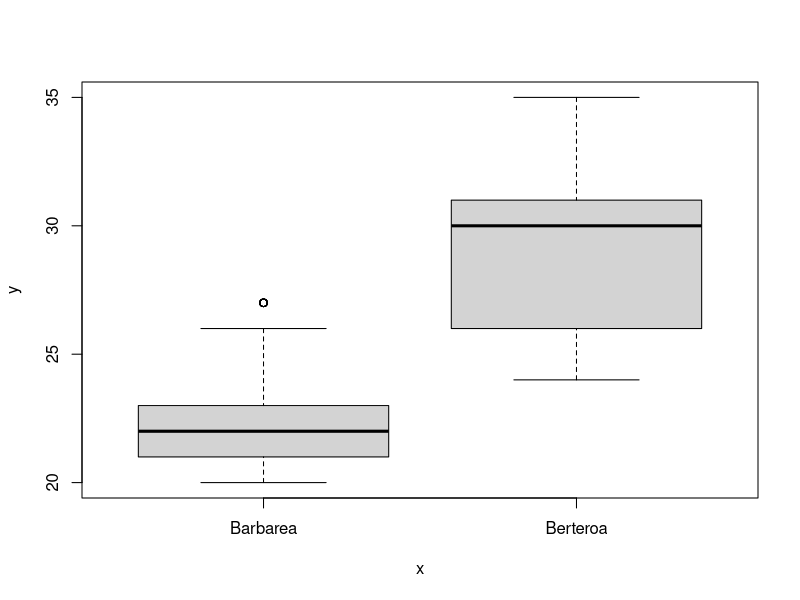
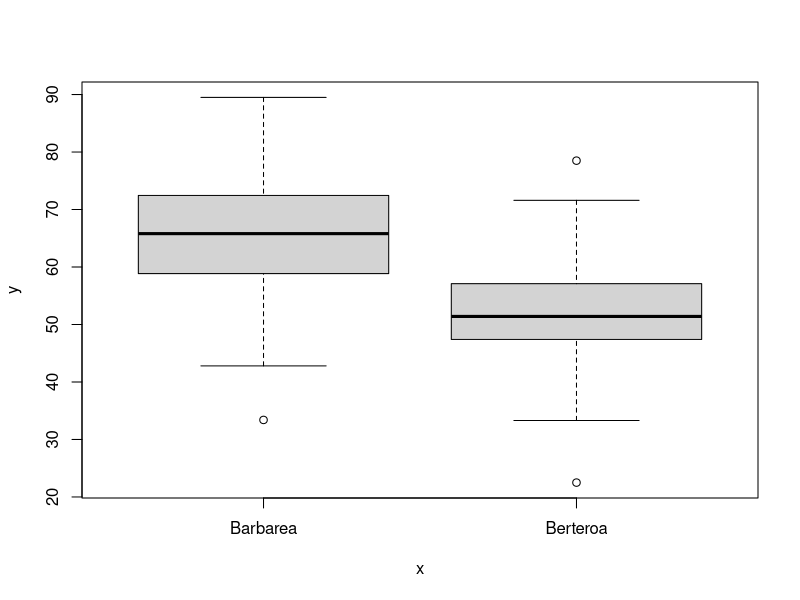
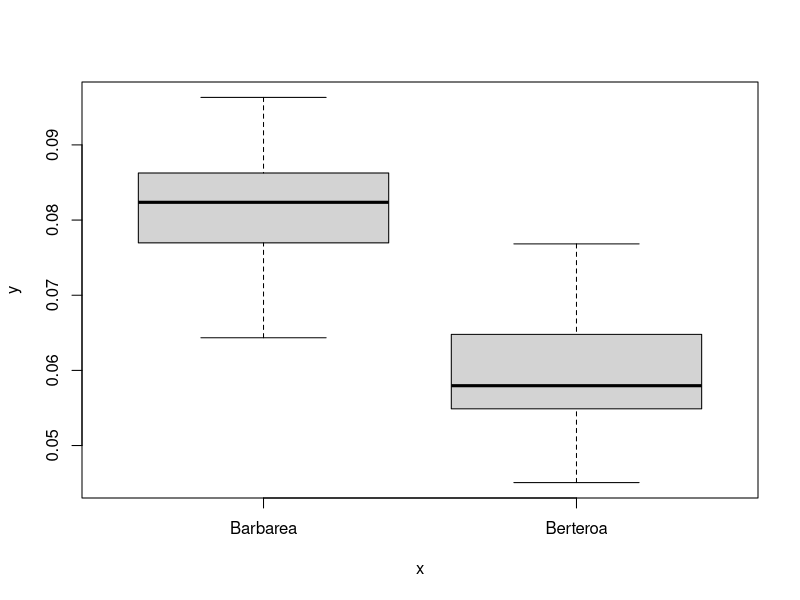
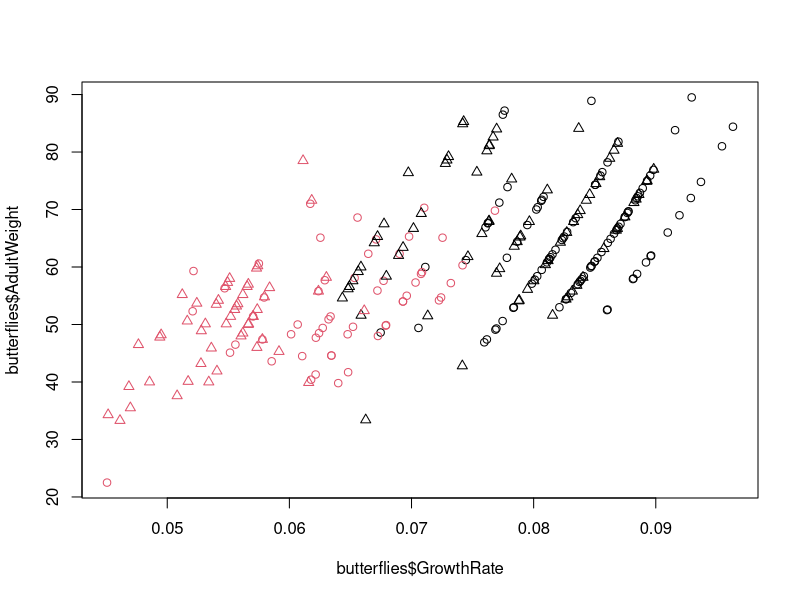
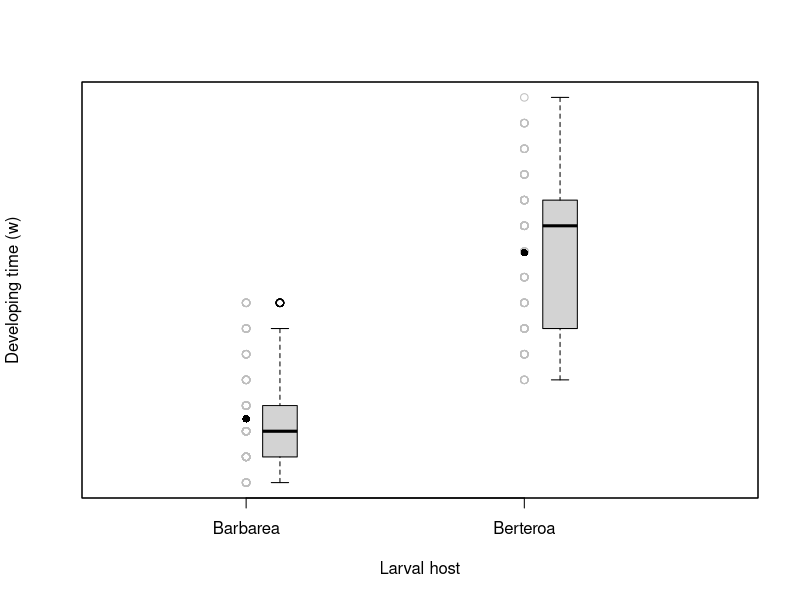
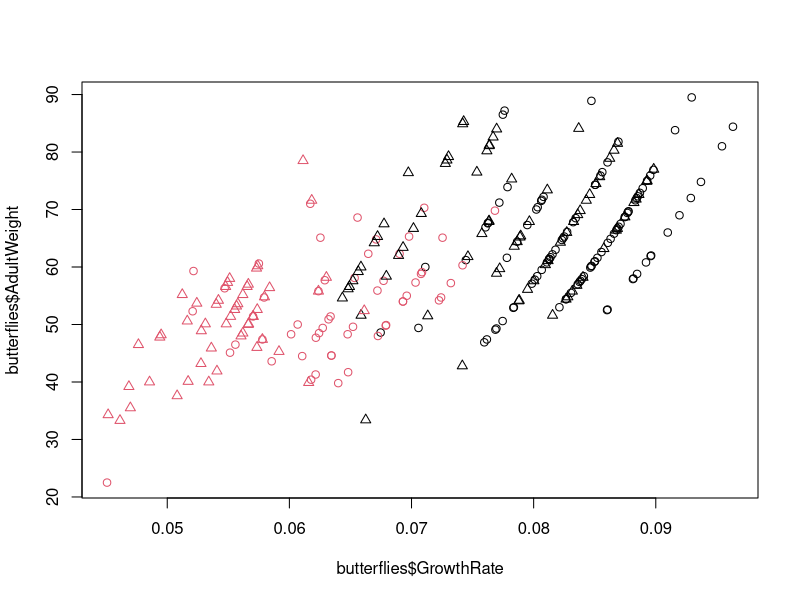

Write the R code that produced these figures, in order.
rm(list = ls())

butterflies <- read.csv('./Data/butterflies.csv')


summary(butterflies)
butterflies$LarvalHost <- as.factor(butterflies$LarvalHost)
butterflies$Sex <- as.factor(butterflies$Sex)
butterflies$MaternalHost <- as.factor(butterflies$MaternalHost)
summary(butterflies)
butterflies$MotherID <- as.factor(butterflies$MotherID)


plot(butterflies$LarvalHost, butterflies$DevelopmentTime)
plot(butterflies$LarvalHost, butterflies$AdultWeight)
plot(butterflies$LarvalHost, butterflies$GrowthRate)

plot(butterflies$GrowthRate, butterflies$AdultWeight, 
     col = as.numeric(butterflies$LarvalHost), 
     pch = as.numeric(butterflies$MaternalHost))

plot(as.numeric(butterflies$LarvalHost), butterflies$DevelopmentTime, 
     las = 1, 
     xlab = 'Larval host', 
     ylab = 'Developing time (w)',
     type = 'p', 
     col = 'grey',
     xaxt = 'n',
     yaxt = 'n',
     xlim = c(0.5,2.75))

axis(1, 1:2, labels = levels(butterflies$LarvalHost))
means <- tapply(butterflies$DevelopmentTime, butterflies$LarvalHost, mean)
points(1:2, means, pch = 16, col = 'black')

par(new = T)
plot(butterflies$LarvalHost, butterflies$DevelopmentTime, at = c(1.39, 2.2), boxwex = 0.1,
     xaxt = 'n', yaxt = 'n',
     las = 1,
     xlab = '',
     ylab = '')

m <- lm(butterflies$DevelopmentTime~butterflies$LarvalHost)
summary(m)

anova(m)

ss_t <- sum(anova(m)$Sum) / (287-1)
var(butterflies$DevelopmentTime)

r2 <- anova(m)$Sum[1]/ss_t

effect_size <- summary(m)$coef[2]/summary(m)$coef[1]*100

m2 <- lm(butterflies$DevelopmentTime~butterflies$LarvalHost-1)
summary(m2)
confint(m2)


library(glmmTMB)
m <- glmmTMB(LarvalHost ~ 1 + (1|MotherID), data = butterflies)
summary(m)

VarAmongGroups = attr(VarCorr(m)$cond$MotherID, "stddev")^2
VarWithinGroups = attr(VarCorr(m)$cond, "sc")^2

# Explain variance by groups
VarAmongGroups/(VarAmongGroups+VarWithinGroups)*100

CV2_Among = VarAmongGroups/mean(butterflies$DevelopmentTime)^2
CV2_Within = VarWithinGroups/mean(butterflies$DevelopmentTime)^2
CV2_Total = CV2_Among + CV2_Within


plot(butterflies$GrowthRate, butterflies$AdultWeight, 
     col = as.numeric(butterflies$LarvalHost), 
     pch = as.numeric(butterflies$MaternalHost))
